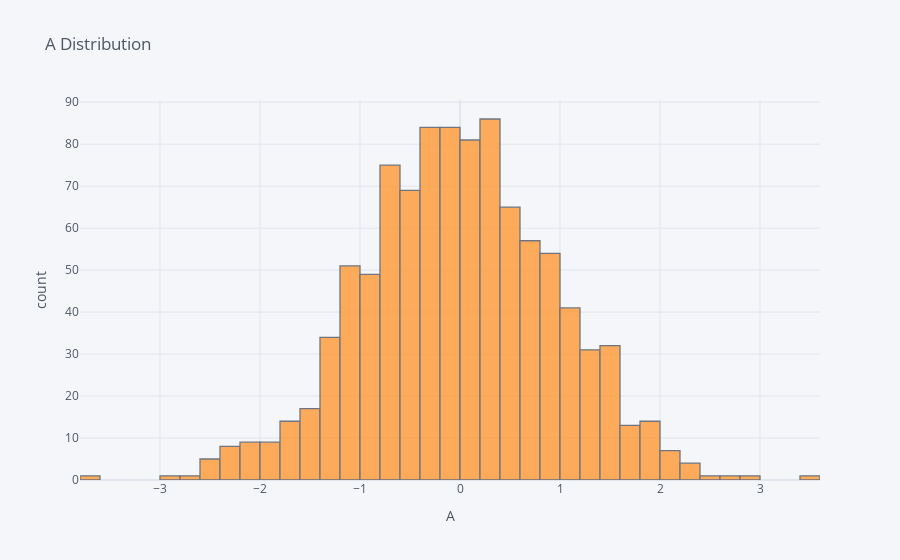

Write notebook code for a chart like this one.
### Code cell
df1['A'].iplot(kind='hist', xTitle='A',
                  yTitle='count', title='A Distribution')

### Figure 1 — Plotly figure (JSON) as saved in the notebook; plotly's stock layout.template omitted (floating-point values rounded to 4 significant figures; data arrays with more than 128 entries replaced by an {"elided": "..."} marker saying what was removed)
{"data": [{"histfunc": "count", "histnorm": "", "marker": {"color": "rgba(255, 153, 51, 1.0)", "line": {"color": "#4D5663", "width": 1.3}}, "name": "A", "opacity": 0.8, "orientation": "v", "type": "histogram", "x": {"elided": "1000 float values"}}], "layout": {"barmode": "overlay", "legend": {"bgcolor": "#F5F6F9", "font": {"color": "#4D5663"}}, "paper_bgcolor": "#F5F6F9", "plot_bgcolor": "#F5F6F9", "title": {"font": {"color": "#4D5663"}, "text": "A Distribution"}, "xaxis": {"gridcolor": "#E1E5ED", "showgrid": true, "tickfont": {"color": "#4D5663"}, "title": {"font": {"color": "#4D5663"}, "text": "A"}, "zerolinecolor": "#E1E5ED"}, "yaxis": {"gridcolor": "#E1E5ED", "showgrid": true, "tickfont": {"color": "#4D5663"}, "title": {"font": {"color": "#4D5663"}, "text": "count"}, "zerolinecolor": "#E1E5ED"}}}
